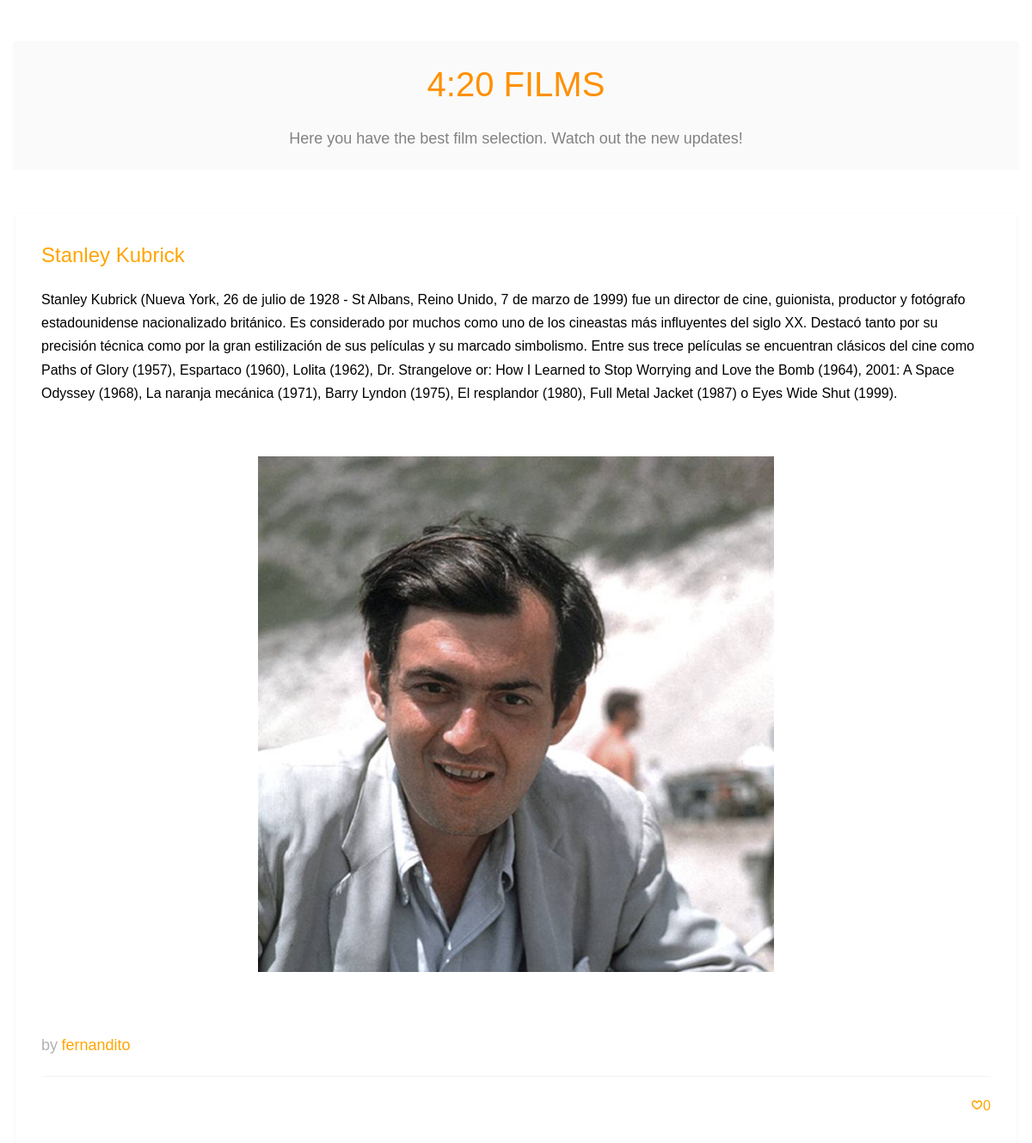
Screenshot of /director/2 with the database file from the repository.
### appMediaCenter/models.py (models this page shows, shortened)
class Director(models.Model):
    name = models.CharField(max_length=50)
    biography = models.TextField(null=False, blank=False)
    image = models.ImageField(upload_to='media/director_images/')
    likes = models.IntegerField(default=0)

### appMediaCenter/views.py (the view)
# urls.py: path('director/<int:director_id>', views.director, name='director'),
def director(request, director_id):
    director = get_object_or_404(Director, pk=director_id)
    context = {'director': director}
    return render(request, 'director.html', context)

### appMediaCenter/templates/director.html (shortened to what this page needs)
{% extends "base.html" %}
{% block styles %}
{% load static %}
<link rel="stylesheet" href="{% static 'css/animate.css' %}">
<link rel="stylesheet" href="{% static 'css/icomoon.css' %}">
<link rel="stylesheet" href="{% static 'css/bootstrap.css' %}">
<link rel="stylesheet" href="{% static 'css/style.css' %}">
{% endblock %}
{% block content %}
              <div id="fh5co-blog">
                <div class="container">
                    {% if director %}
                    <div class="center">
                      <div class="individual">
                        <div class="blog-text">
                          <h3>{{director.name}}</h3>
                          <p>{{director.biography}}</p>
                          {% load static %}
                          <div class="padding">
                            <div class="director" style="background-image: url({% static director.image.name %});background-size: cover;"></div>
                          </div>
                          <div class="pading"></div>
                          <p><span class="byfernandito">by</span> <span class="orange byfernandito">fernandito</span></p>
                          <ul class="stuff">
                            <li><i class="icon-heart2"></i>{{director.likes}}</li>
                          </ul>
                        </div>
                      </div>
                    </div>
                    {% else %}
                    <p>No existe el director seleccionado.</p>
                    {% endif %}
                </div>
              </div>
{% endblock %}

### appMediaCenter/templates/base.html (shortened to what this page needs)
<!DOCTYPE html>
<html lang="en">
<head>
    {% block styles %}{% endblock %}
</head>
<body>
    <div id="tm-wrap">
        <div class="tm-main-content">
          <div class="container tm-site-header-container">
            <div id="fh5co-blog">
              <div class="container">
                <div class="bloque-titulo">
                  <div class="col-md-8 col-md-offset-2 text-center fh5co-heading">
                    <h2><a href="{% url 'index' %}">4:20 FILMS</a></h2>
                    <p>Here you have the best film selection. Watch out the new updates!</p>
                  </div>
                </div>
                {% block content %}{% endblock %}
              </div>
            </div>
          </div>
        </div>
    </div>
</body>
</html>

### appMediaCenter/static/css/icomoon.css (style rules this page uses)
[class^="icon-"], [class*=" icon-"] { font-family: 'icomoon' !important; speak: none; font-style: normal; font-weight: normal; font-variant: normal; text-transform: none; line-height: 1; -webkit-font-smoothing: antialiased; -moz-osx-font-smoothing: grayscale; }
.icon-heart2:before { content: "\eaa4"; }

### appMediaCenter/static/css/style.css (style rules this page uses)
body { font-family: "Space Mono", Arial, serif; font-weight: 400; font-size: 16px; line-height: 1.7; color: #4d4d4d; background: #fff; }
a { color: #FF9000; -webkit-transition: 0.5s; -o-transition: 0.5s; transition: 0.5s; }
p { margin-bottom: 10px; }
h1, h2, h3, h4, h5, h6, figure { color: #000; font-family: "Space Mono", Arial, serif; font-weight: 400; margin: 0 0 20px 0; }
#fh5co-about, #fh5co-resume, #fh5co-skills, #fh5co-started, #fh5co-work, #fh5co-blog, #fh5co-pricing, #fh5co-contact { padding: 3em 0; clear: both; }
.fh5co-heading { margin-bottom: 5em; }
.fh5co-heading h2 { font-size: 40px; margin-bottom: 20px; line-height: 1.5; color: orange; }
.fh5co-heading p { font-size: 18px; line-height: 1.5; color: #828282; }
.individual .blog-text { margin-bottom: 30px; position: relative; width: 100%; padding: 30px; float: left; background: #fff; -webkit-box-shadow: 0px 2px 5px 0px rgba(0, 0, 0, 0.06); -moz-box-shadow: 0px 2px 5px 0px rgba(0, 0, 0, 0.06); box-shadow: 0px 2px 5px 0px rgba(0, 0, 0, 0.06); -webkit-transition: 0.3s; -o-transition: 0.3s; transition: 0.3s; }
.individual .blog-text span { display: inline-block; margin-bottom: 10px; font-size: 18px !important; color: rgba(0, 0, 0, 0.3); }
.individual .blog-text .stuff { margin: 0; padding: 0; border-top: 1px solid rgba(0, 0, 0, 0.05); padding-top: 20px; }
.individual .blog-text .stuff li { list-style: none; display: inline-block; margin-left: 10px; }
.individual .blog-text .stuff li:first-child { margin-left: 0; }
.individual .blog-text .stuff li:last-child { float: right; }
.individual .blog-text .stuff li:last-child i { padding-right: 0; padding-left: 10px; }
.individual .blog-text .stuff li i { font-size: 14px; padding-right: 5px; }
.individual .blog-text h3 { font-size: 24px; margin-bottom: 20px; line-height: 1.5; color: orange; }
.individual .blog-text p { color: black; }
.bloque-titulo { height: 150px; width: 100%; background: rgba(250, 250, 250, 0.95); overflow: hidden; padding-top: 20px; color: orange; }
.individual { height: 500px; width: 100%; margin: auto; background: rgba(250, 250, 250, 0.95); color: orange; }
.container { padding-left: 0px; padding-right: 0px; }
.individual .blog-text .orange { color: orange; }
.pading { height: 60px; }
.director { margin: 0 auto; width: 600px; height: 600px; }
.padding { margin-top: 60px; }
.center { display: flex; justify-content: center; height: 50px; border: 3px solid transparent; }

### rows the page displays
Director: name "Stanley Kubrick", biography "Stanley Kubrick (Nueva York, 26 de julio de 1928 - St Albans, Reino Unido, 7 de marzo de 1999) fue un director de cine, guionista, productor y fotógrafo estadounidense nacionalizado británico. Es considerado por muchos como uno de los cineastas más influyentes del siglo XX. Destacó tanto por su precisión técnica como por la gran estilización de sus películas y su marcado simbolismo. Entre sus trece películas se encuentran clásicos del cine como Paths of Glory (1957), Espartaco (1960), Lolita (1962), Dr. Strangelove or: How I Learned to Stop Worrying and Love the Bomb (1964), 2001: A Space Odyssey (1968), La naranja mecánica (1971), Barry Lyndon (1975), El resplandor (1980), Full Metal…", image (picture), likes "0"
